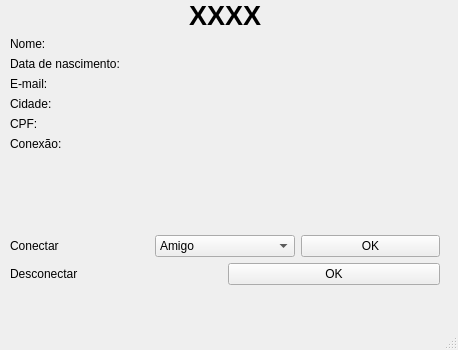
<?xml version="1.0" encoding="UTF-8"?>
<ui version="4.0">
 <class>MainWindow</class>
 <widget class="QMainWindow" name="MainWindow">
  <property name="geometry">
   <rect>
    <x>0</x>
    <y>0</y>
    <width>458</width>
    <height>350</height>
   </rect>
  </property>
  <property name="windowTitle">
   <string>MainWindow</string>
  </property>
  <widget class="QWidget" name="centralwidget">
   <widget class="QWidget" name="verticalLayoutWidget">
    <property name="geometry">
     <rect>
      <x>10</x>
      <y>0</y>
      <width>430</width>
      <height>305</height>
     </rect>
    </property>
    <layout class="QVBoxLayout" name="verticalLayout">
     <item>
      <widget class="QLabel" name="label">
       <property name="font">
        <font>
         <pointsize>20</pointsize>
         <weight>75</weight>
         <bold>true</bold>
        </font>
       </property>
       <property name="text">
        <string>XXXX</string>
       </property>
       <property name="alignment">
        <set>Qt::AlignCenter</set>
       </property>
      </widget>
     </item>
     <item>
      <layout class="QGridLayout" name="gridLayout">
       <item row="1" column="0">
        <widget class="QLabel" name="bornLabel">
         <property name="text">
          <string>Data de nascimento:</string>
         </property>
        </widget>
       </item>
       <item row="3" column="1">
        <widget class="QLabel" name="cityLabel_5">
         <property name="text">
          <string/>
         </property>
        </widget>
       </item>
       <item row="2" column="1">
        <widget class="QLabel" name="emailLabel_2">
         <property name="text">
          <string/>
         </property>
        </widget>
       </item>
       <item row="1" column="1">
        <widget class="QLabel" name="bornLabel_2">
         <property name="text">
          <string/>
         </property>
        </widget>
       </item>
       <item row="0" column="1">
        <widget class="QLabel" name="nameLabel_2">
         <property name="text">
          <string/>
         </property>
        </widget>
       </item>
       <item row="0" column="0">
        <widget class="QLabel" name="nameLabel">
         <property name="text">
          <string>Nome:</string>
         </property>
        </widget>
       </item>
       <item row="2" column="0">
        <widget class="QLabel" name="emailLabel">
         <property name="text">
          <string>E-mail:</string>
         </property>
        </widget>
       </item>
       <item row="4" column="1">
        <widget class="QLabel" name="cpfLabel_2">
         <property name="text">
          <string/>
         </property>
        </widget>
       </item>
       <item row="3" column="0">
        <widget class="QLabel" name="cityLabel">
         <property name="text">
          <string>Cidade:</string>
         </property>
        </widget>
       </item>
       <item row="4" column="0">
        <widget class="QLabel" name="cpfLabel">
         <property name="text">
          <string>CPF:</string>
         </property>
        </widget>
       </item>
       <item row="5" column="0">
        <widget class="QLabel" name="cityLabel_2">
         <property name="text">
          <string>Conexão:</string>
         </property>
        </widget>
       </item>
       <item row="5" column="1">
        <widget class="QLabel" name="connLabel_2">
         <property name="text">
          <string/>
         </property>
        </widget>
       </item>
      </layout>
     </item>
     <item>
      <spacer name="verticalSpacer_2">
       <property name="orientation">
        <enum>Qt::Vertical</enum>
       </property>
       <property name="sizeHint" stdset="0">
        <size>
         <width>20</width>
         <height>40</height>
        </size>
       </property>
      </spacer>
     </item>
     <item>
      <spacer name="verticalSpacer">
       <property name="orientation">
        <enum>Qt::Vertical</enum>
       </property>
       <property name="sizeHint" stdset="0">
        <size>
         <width>20</width>
         <height>40</height>
        </size>
       </property>
      </spacer>
     </item>
     <item>
      <layout class="QHBoxLayout" name="horizontalLayout">
       <item>
        <widget class="QLabel" name="cityLabel_3">
         <property name="text">
          <string>Conectar</string>
         </property>
        </widget>
       </item>
       <item>
        <widget class="QComboBox" name="comboBox">
         <item>
          <property name="text">
           <string>Amigo</string>
          </property>
         </item>
         <item>
          <property name="text">
           <string>Conhecido</string>
          </property>
         </item>
         <item>
          <property name="text">
           <string>Família</string>
          </property>
         </item>
         <item>
          <property name="text">
           <string>Cliente</string>
          </property>
         </item>
         <item>
          <property name="text">
           <string>Desconectado</string>
          </property>
         </item>
        </widget>
       </item>
       <item>
        <widget class="QPushButton" name="ConnectpushButton">
         <property name="text">
          <string>OK</string>
         </property>
        </widget>
       </item>
      </layout>
     </item>
     <item>
      <layout class="QHBoxLayout" name="horizontalLayout_2">
       <item>
        <widget class="QLabel" name="cityLabel_4">
         <property name="text">
          <string>Desconectar</string>
         </property>
        </widget>
       </item>
       <item>
        <widget class="QPushButton" name="DisconnectpushButton">
         <property name="text">
          <string>OK</string>
         </property>
        </widget>
       </item>
      </layout>
     </item>
     <item>
      <widget class="QLabel" name="disconnectedLabel">
       <property name="text">
        <string/>
       </property>
       <property name="alignment">
        <set>Qt::AlignCenter</set>
       </property>
      </widget>
     </item>
    </layout>
   </widget>
  </widget>
  <widget class="QMenuBar" name="menubar">
   <property name="geometry">
    <rect>
     <x>0</x>
     <y>0</y>
     <width>458</width>
     <height>30</height>
    </rect>
   </property>
  </widget>
  <widget class="QStatusBar" name="statusbar"/>
 </widget>
 <resources/>
 <connections/>
</ui>
